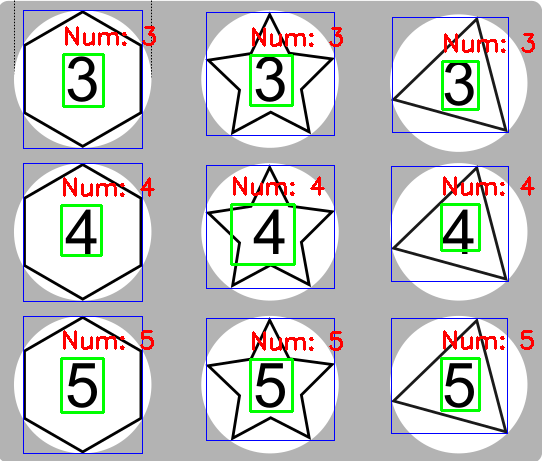
#> input picture number_detector/number_detector/resultado_easyocr.png, 542 x 461 px
$ python -i number_detector.py   (imports and definitions only)
#> lines starting #> are read from the running program, lines starting #| are printed output that depends on the picture; after the words box and inside, x2 and y2 are one past the last pixel; in counts of white or black regions, pixels touching at a corner belong together
import cv2
import numpy as np
import easyocr

# [1 line not run here, left out]
# [1 line that did not run here, left out]

def detectar_com_easyocr(caminho_imagem):
#> called with caminho_imagem = 'resultado_easyocr.png'
    img = cv2.imread(caminho_imagem)
#> img is the input picture: shape (461, 542, 3); mean B, G, R 196.7, 197.4, 197.3
    if img is None:
        print("Erro: Não foi possível carregar a imagem.")
        return

    img_resultado = img.copy()

    gray = cv2.cvtColor(img, cv2.COLOR_BGR2GRAY)
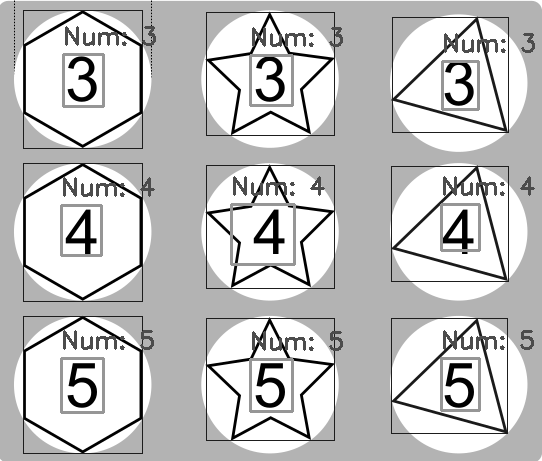
#> gray: shape (461, 542); min 0, max 255, mean 197.3
    _, thresh = cv2.threshold(gray, 100, 255, cv2.THRESH_BINARY_INV)
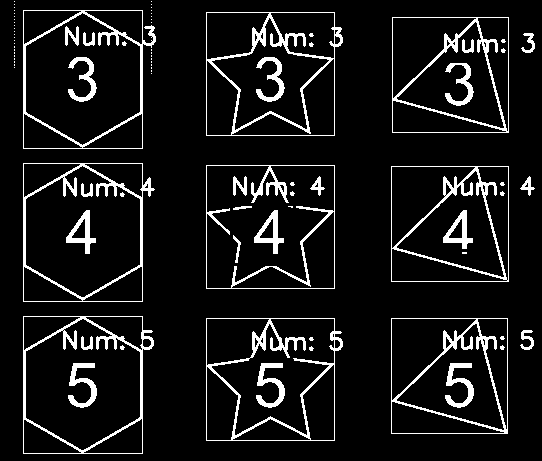
#> thresh: shape (461, 542); 9% white; 87 white regions (57 under 20 px)
    contornos, _ = cv2.findContours(thresh, cv2.RETR_EXTERNAL, cv2.CHAIN_APPROX_SIMPLE)
#> contornos = 52 contours, 40 with area under 20; largest, box (x1, y1, x2, y2) and area: (23, 163, 155, 302) 16514, (23, 10, 156, 149) 16512, (23, 316, 154, 454) 16456, (206, 12, 343, 136) 15871, (206, 165, 335, 289) 15744

    for contorno in contornos:
        if cv2.contourArea(contorno) < 1000:
            continue

        x, y, w, h = cv2.boundingRect(contorno)

        margem_x = int(w * 0.20)
        margem_y = int(h * 0.20)

        x_inner = x + margem_x
        y_inner = y + margem_y
        w_inner = w - 2 * margem_x
        h_inner = h - 2 * margem_y

        if w_inner <= 0 or h_inner <= 0:
            continue

        roi = img[y_inner:y_inner+h_inner, x_inner:x_inner+w_inner]

        resultados = reader.readtext(roi, allowlist='0123456789')

        for (bbox, texto, confianca) in resultados:
            if confianca > 0.50:
                box_global = np.array(bbox).astype(np.int32) + [x_inner, y_inner]

                # Desenha as caixas e textos
                cv2.polylines(img_resultado, [box_global], isClosed=True, color=(0, 255, 0), thickness=2)
                cv2.rectangle(img_resultado, (x, y), (x+w, y+h), (255, 0, 0), 1)

                x_texto = box_global[0][0]
                y_texto = box_global[0][1]
                cv2.putText(img_resultado, f"Num: {texto}", (x_texto, y_texto - 10),
                            cv2.FONT_HERSHEY_SIMPLEX, 0.8, (0, 0, 255), 2)

                print(f"Sucesso -> Detectado: {texto} | Confiança: {confianca:.2f}")
#> this loop made 2 passes
#> (contorno, x, y, w, h, margem_x, margem_y, x_inner) on pass 2: ([[391, 318], [391, 433], [507, 433], [507, 318]], 391, 318, 117, 116, 23, 23, 414)
#> pass 2, in detectar_com_easyocr, `roi = img[y_inner:y_inner+h_inner, x_inner:x_inner+w_inner]`:
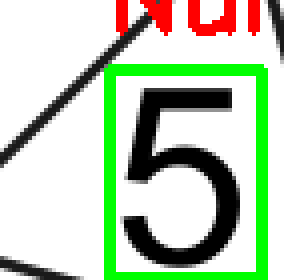
#> roi: shape (70, 71, 3) (shown 4 times larger); mean B, G, R 182.8, 208.3, 191.1


    nome_arquivo_saida = "resultado_easyocr.png"
    sucesso_salvamento = cv2.imwrite(nome_arquivo_saida, img_resultado)

    if sucesso_salvamento:
        print(f"\n[OK] Imagem anotada salva com sucesso: {nome_arquivo_saida}")
    else:
        print("\n[ERRO] Falha ao salvar a imagem no disco.")

# [2 lines not run here, left out]

#> (the run stopped early here; a loop or call above may not have finished)
